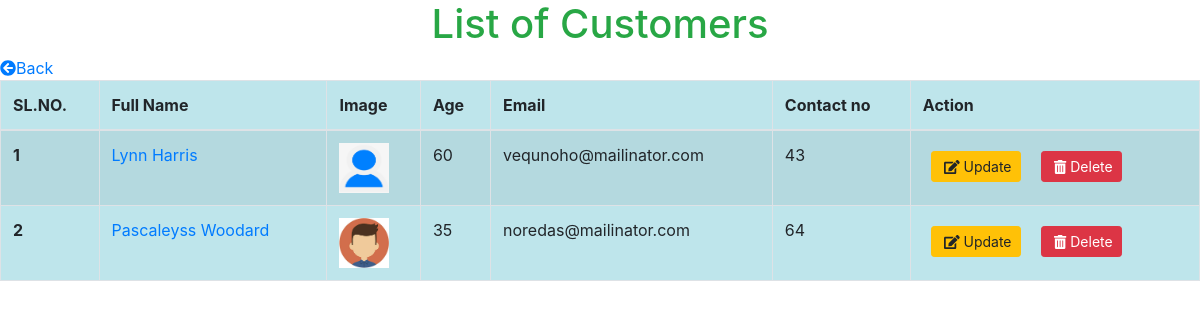
The page /customer/customerlist on the database its author committed.
### customer/models.py (models this page shows)
class Customer(models.Model):
    first_name = models.CharField(max_length=20, default="")
    last_name = models.CharField(max_length=20, default="")
    age = models.IntegerField(null=True,blank=True)
    email = models.EmailField(null=True, blank=True)
    contactno = models.IntegerField(default=0)
    photo = models.ImageField(upload_to='customer/photo/', null=True, blank=True)

### customer/views.py (the view)
# urls.py: path('customerlist', customerlist, name='customerlist'),
def customerlist(request):
    customer_list = Customer.objects.all()
    return render(request, 'customer/customerlist.html',locals())

### templates/customer/customerlist.html (shortened to what this page needs)
<!DOCTYPE html>
<html lang="en">
<head>
    <link rel="stylesheet" href="https://maxcdn.bootstrapcdn.com/bootstrap/4.0.0/css/bootstrap.min.css"
>
</head>
<body>
    <center class='text-success'>
        <h1> List of Customers </h1>
    </center>
    <a class='link' href="{% url 'customer:customer' %}"><i class="fas fa-arrow-circle-left"></i>Back</a>
    <table class="table table-striped table-hover table-condensed table-bordered table-info">
        <thead>
            <tr>
                <th scope="col">SL.NO.</th>
                <th scope="col">Full Name</th>
                <th scope="col">Image</th>
                <th scope="col">Age</th>
                <th scope="col">Email</th>
                <th scope="col">Contact no</th>
                <th>Action</th>
            </tr>
        </thead>
        <tbody>
            {% for mg in customer_list %}
            <tr>
                <th scope="row">{{forloop.counter}}</th>
                <td><a href="{% url 'customer:profile' mg.id %}"> {{mg.first_name}}
                        {{mg.last_name}}</a></td>
                <td>
                    {% if mg.photo %}
                        <img src='{{mg.photo.url}}' height=50 width=50>
                        {% else %}
                            No Image Found
                        {% endif %}
                </td>
                <td>{{mg.age}}</td>
                <td>{{mg.email}}</td>
                <td>{{mg.contactno}}</td>
                <td>
                    <a class="btn btn-warning btn-sm m-2" href="{% url 'customer:edit_customer' mg.id %}"> <i class="fas fa-edit ml-1"></i> Update</a>
                    <a class="btn btn-danger btn-sm m-2" href="{% url 'customer:delete' mg.id %}"> <i class="fas fa-trash-alt ml-1"></i> Delete</a>
                </td>
            </tr>
            {% endfor %}
        </tbody>
    </table>
</body>
</html>

### rows shown on the page
Customer: first_name "Lynn", last_name "Harris", photo (picture), age "60", email "vequnoho@mailinator.com", contactno "43"
Customer: first_name "Pascaleyss", last_name "Woodard", photo (picture), age "35", email "noredas@mailinator.com", contactno "64"
